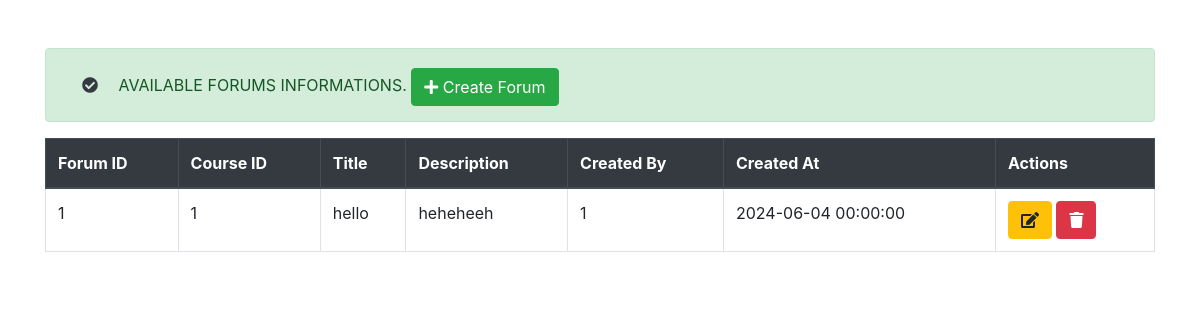
The app's page /backend/forums/view_report.php with its own data.
### tables this page shows
CREATE TABLE `forums` (
  `forum_id` int(11) NOT NULL,
  `course_id` int(11) DEFAULT NULL,
  `title` varchar(100) DEFAULT NULL,
  `description` text,
  `created_by` int(11) DEFAULT NULL,
  `created_at` datetime DEFAULT NULL
);

### backend/forums/view_report.php (the view, shortened to what this page needs)
<!DOCTYPE html>
<html lang="en">
<head>
    <link href="https://stackpath.bootstrapcdn.com/bootstrap/4.5.2/css/bootstrap.min.css" rel="stylesheet">
    <link rel="stylesheet" href="https://cdnjs.cloudflare.com/ajax/libs/font-awesome/5.15.3/css/all.min.css">
</head>
<body>
    <div class="container mt-5">
        <?php
        $host = 'sql12.freesqldatabase.com';
        $dbname = 'sql12716221';
        $user = 'sql12716221';
        $pass = 'FfJUdVvA73';
        $port = 3306;
        $conn = new mysqli($host, $user, $pass, $dbname, $port);
        $sql = "SELECT * FROM forums";
        $result = $conn->query($sql);
        if ($result->num_rows > 0) {
            echo '<div class="alert alert-success" role="alert">';
            echo '<i class="fas fa-check-circle p-3 text-dark"></i> AVAILABLE FORUMS INFORMATIONS.';
            echo ' <a href="create_forum.php" class="btn btn-success btn-m"><i class="fas fa-plus"></i> Create Forum</a>';
            echo '</div>';
            echo "<table class='table table-bordered'><thead class='thead-dark'><tr><th>Forum ID</th><th>Course ID</th><th>Title</th><th>Description</th><th>Created By</th><th>Created At</th><th>Actions</th></tr></thead><tbody>";
            while($row = $result->fetch_assoc()) {
                echo "<tr><td>" . $row["forum_id"]. "</td><td>" . $row["course_id"]. "</td><td>" . $row["title"]. "</td><td>" . $row["description"]. "</td><td>" . $row["created_by"]. "</td><td>" . $row["created_at"]. "</td><td><a href='updateforum.php?forum_id=" . $row["forum_id"]. "' class='btn btn-warning btn-m'><i class='fas fa-edit'></i></a> <a href='delete.php?forum_id=" . $row["forum_id"]. "' class='btn btn-danger btn-m'><i class='fas fa-trash'></i></a></td></tr>";
            }
            echo "</tbody></table>";
        } else {
            echo '<div class="alert alert-info" role="alert">';
            echo '<i class="fas fa-info-circle"></i> 0 results';
            echo '</div>';
        }
        ?>
    </div>
</body>
</html>

### records on screen
forums: forum_id "1", course "1", title "hello", description "heheheeh", created_by "1", created_at "2024-06-04 00:00:00"
